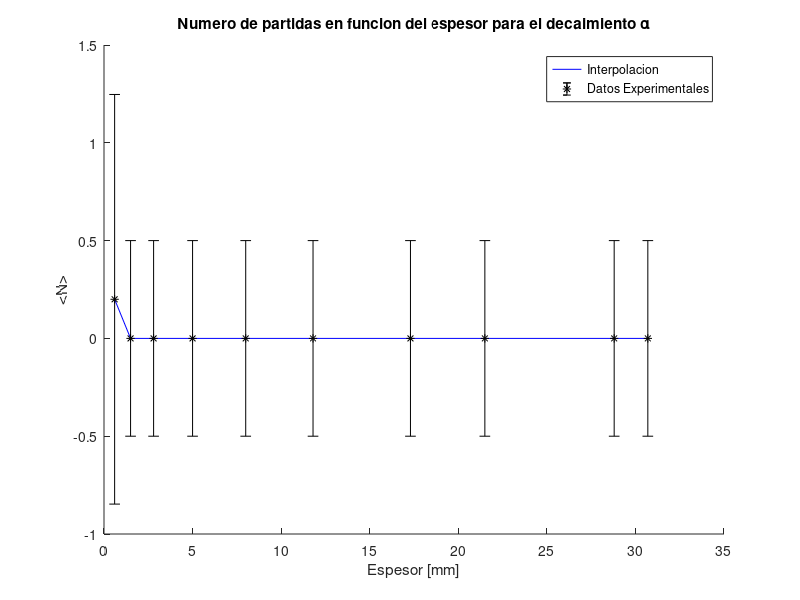

This figure's MATLAB source: (Note: this script raises an error after producing the figure.)
clear all; close all;
d = [0.6 1.5 2.8 5 8 11.8 17.3 21.5 28.8 30.7];
datos06 = [0 0 0 0 1]; datos15 = [0 0 0 0 0];
datos28 = [0 0 0 0 0];datos5 = [0 0 0 0 0];
datos8 = [0 0 0 0 0];datos118 = [0 0 0 0 0];
datos173 = [0 0 0 0 0];datos215 = [0 0 0 0 0];
datos288 = [0 0 0 0 0];datos307 = [0 0 0 0 0];
c06  = mean(datos06) ; deltac06 =  sqrt((4.6*std(datos06)/sqrt(5))^2+(0.5)^2);
c15  = mean(datos15) ; deltac15 =  sqrt((4.6*std(datos15)/sqrt(5))^2+(0.5)^2);
c28  = mean(datos28) ; deltac28 =  sqrt((4.6*std(datos28)/sqrt(5))^2+(0.5)^2);
c5   = mean(datos5)  ; deltac5 =   sqrt((4.6*std(datos5)/sqrt(5))^2+(0.5)^2);
c8   = mean(datos8)  ; deltac8 =   sqrt((4.6*std(datos8)/sqrt(5))^2+(0.5)^2);
c118 = mean(datos118); deltac118 = sqrt((4.6*std(datos118)/sqrt(5))^2+(0.5)^2);
c173 = mean(datos173); deltac173 = sqrt((4.6*std(datos173)/sqrt(5))^2+(0.5)^2);
c215 = mean(datos215); deltac215 = sqrt((4.6*std(datos215)/sqrt(5))^2+(0.5)^2);
c288 = mean(datos288); deltac288 = sqrt((4.6*std(datos288)/sqrt(5))^2+(0.5)^2);
c307 = mean(datos307); deltac307 = sqrt((4.6*std(datos307)/sqrt(5))^2+(0.5)^2);
c = [c06 c15 c28 c5 c8 c118 c173 c215 c288 c307];
deltasc = [deltac06 deltac15 deltac28 deltac5 deltac8 deltac118 deltac173 deltac215 deltac288 deltac307];
figure(1);clf;
hold on;
plot(d,c,'-b'); errorbar(d,c,deltasc,'*k');xlabel('Espesor [mm]'); ylabel('<N>'); legend('Interpolacion','Datos Experimentales'); title('Numero de partidas en funcion del espesor para el decaimiento \alpha')
hold off;
print -djpeg -r100 particulasvsespesorr226Al.jpg

[N,a,incertidumbrea,b,incertidumbreb,r] = MinimosCuadrados(d(3:end),log(c(3:end)))

xx = min(d(3:end)):(max(d(3:end))-min(d(3:end)))/100:max(d(3:end)); yy = a.*xx+b;
figure(2);clf;
plot(d(3:end),log(c(3:end)),'k*',xx,yy,'m');xlabel('Espesor [mm]'); ylabel('ln(<N>)'); legend('Datos Experimentales','Ajuste Minimos Cuadrados'); title('Ajuste semilogaritmico para el decaimiento \alpha')
c06  = mean(datos06) 
deltac06 =  sqrt((4.6*std(datos06)/sqrt(5))^2+(0.5)^2)
c15  = mean(datos15) 
deltac15 =  sqrt((4.6*std(datos15)/sqrt(5))^2+(0.5)^2)
c28  = mean(datos28) 
deltac28 =  sqrt((4.6*std(datos28)/sqrt(5))^2+(0.5)^2)
c5   = mean(datos5)  
deltac5 =   sqrt((4.6*std(datos5)/sqrt(5))^2+(0.5)^2)
c8   = mean(datos8)  
deltac8 =   sqrt((4.6*std(datos8)/sqrt(5))^2+(0.5)^2)
c118 = mean(datos118)
deltac118 = sqrt((4.6*std(datos118)/sqrt(5))^2+(0.5)^2)
c173 = mean(datos173)
deltac173 = sqrt((4.6*std(datos173)/sqrt(5))^2+(0.5)^2)
c215 = mean(datos215)
deltac215 = sqrt((4.6*std(datos215)/sqrt(5))^2+(0.5)^2)
c288 = mean(datos288)
deltac288 = sqrt((4.6*std(datos288)/sqrt(5))^2+(0.5)^2)
c307 = mean(datos307)
deltac307 = sqrt((4.6*std(datos307)/sqrt(5))^2+(0.5)^2)